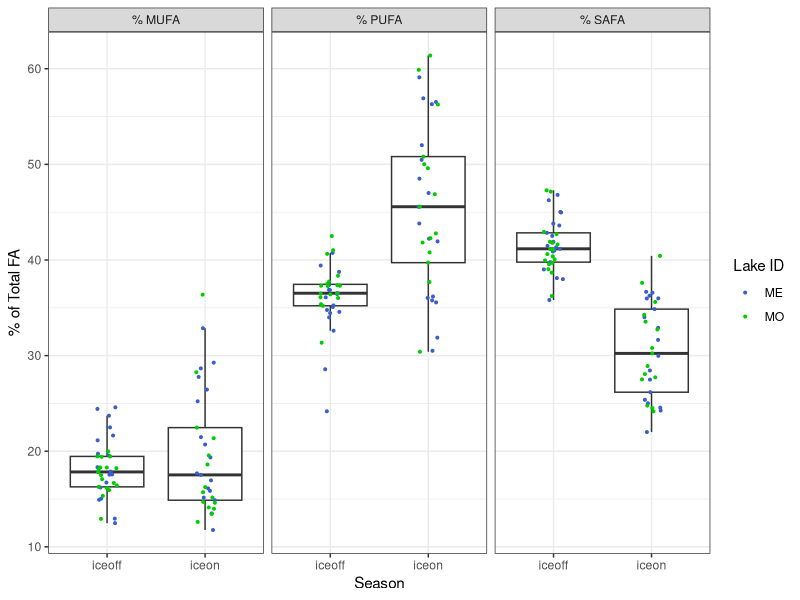
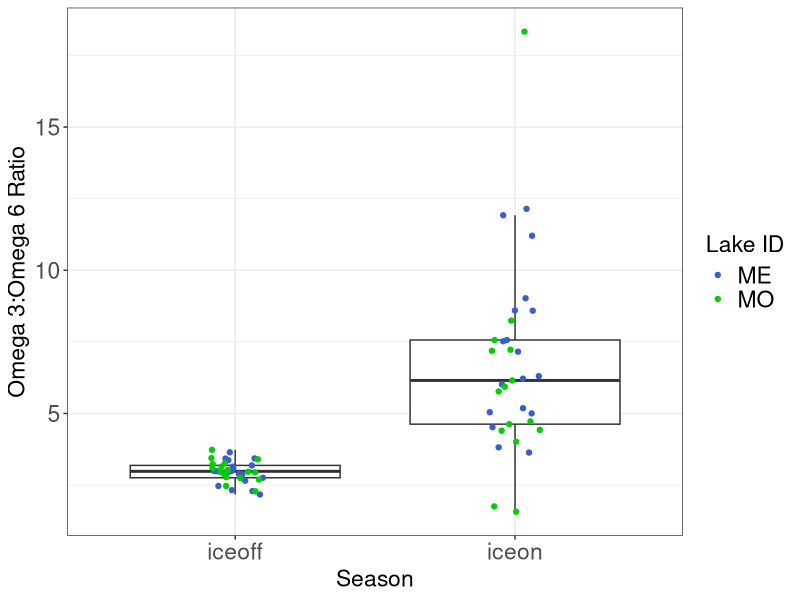
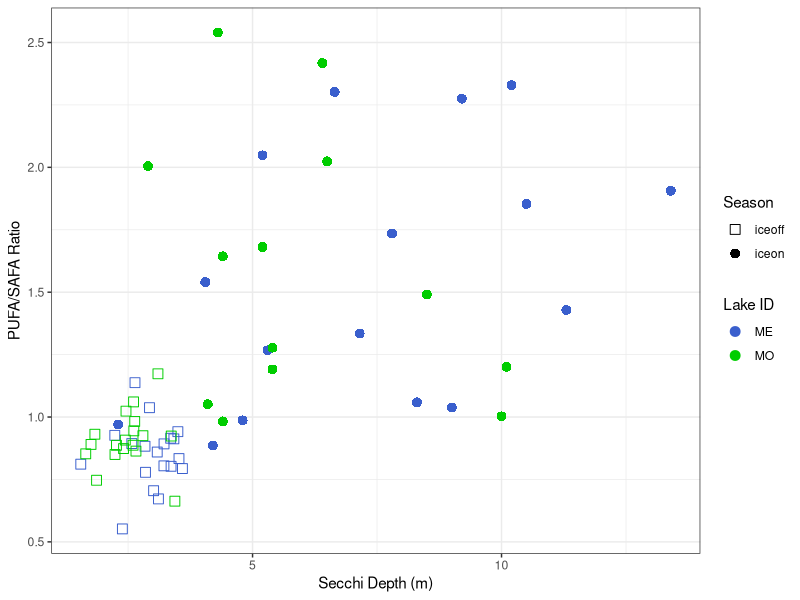

Write the R code that produced these figures, in order.
# ============================================================== #
## ========================= OVERVIEW ========================= ##
# ============================================================== #

# Looking at iceon/iceoff community FA profiles
# Only using Lakes Mendota and Monona from LTER,
# as they have equivalent iceon/iceoff paired data
# Using AG PLoS paper FA dataset, with some aggregation/crosswalking
# to match LTER data.

# ============================================================== #
## =================== DATA WRANGLING STEPS =================== ##
# ============================================================== #

# 1) LTER data - read in, format dates, keep only ME/MO
# 2) read in iceon/iceoff data (ecology letters paper)
# 3) tag LTER data with season, keep only iceon/iceoff
# 4) aggregate LTER samples to month (mean taxa biomass by lake/year/month)
# 5) identify genera <5% of any sample - remove these genera
# 6) calculate dry weight (20% of wet weight)
# 7) read in FA PLoS data - keep freshwater, proportion data
# --> 7.5) fix FA/LTER group/division matches (see crosswalk.xlsx)
# 8) aggregate FA to genus and division level profiles
# 9) aggregate biomass to genus level
# 10) tag LTER data with whether has matching division/Group or genus in FA data
# 11) merge LTER with FA data (genus, division, NA matches)
# 12) weight FA data by biomass dry weight / total biomass 
#     (genus-level FA, independent of biomass)
# 13) aggregated weighted to community level 
# 14) plotted MUFA/PUFA/SAFA by Lake & Season; plotted Omega3:6 by Lake & Season
# 15) read in FA Secchi data and plot PUFA/SAFA ~ Secchi



# ============================================================== #
## ====================== SCRIPT BEGINS ======================= ##
# ============================================================== #

#load packages
library(dplyr)
library(reshape2)
library(tidyr)
library(lubridate)
library(vegan)
library(RColorBrewer)
library(ggplot2)



# read in LTER phyto data -------------------------------------------------


#read in, format dates so can stack ok 

madison <- read.csv("../Data/ntl88_v7.csv", stringsAsFactors = FALSE) %>%
  mutate(date = as.Date(sampledate, format = "%m/%d/%Y")) %>%
  select(-sampledate)

#only madison lakes have matching iceon/iceoff data
lter_lakes <- madison %>%
  filter(lakeid %in% c("MO", "ME"))

#keep only necessary files
lter_lakes <- lter_lakes %>%
  mutate(month = month(date),
         year = year(date)) %>%
  select(lakeid, year, month, date, sta, depth_range,
         division, genus, taxa_name, biomass_conc)


# read in under ice data, for ice on/off timing ---------------------------

seasons_orig <- read.csv("../Data/under_ice_data.csv", stringsAsFactors = FALSE)

#keep only wisconsin, cols of interest, make start and end full dates
seasons_wisc <- seasons_orig %>%
  filter(lakeregloc == "Wisconsin") %>%
  select(year, season, lakename, lakeregloc,
         startday, startmonth, startyear,
         endday, endmonth, endyear) %>% #,
  #iceduration, periodn, photicdepth,
  #icedepth, snowdepth, airtemp) %>%
  mutate(startmonum = match(startmonth, month.abb),
         endmonum = match(endmonth, month.abb)) %>%
  mutate(startdate = paste(startyear, startmonum, startday, sep = "-"),
         enddate = paste(endyear, endmonum, endday, sep = "-"))

#unique(seasons_wisc$lakename)
#unique(lter_lakes$lakeid) %>% sort()

#make lakeid to match
seasons_lakes <- seasons_wisc %>%
  mutate(lakeid = ifelse(lakename == "Lake Mendota", "ME", NA),
         lakeid = ifelse(lakename == "Lake Monona", "MO", lakeid)) %>%
  select(season, lakeid, year, startdate, enddate) %>%
  filter(lakeid %in% c("ME", "MO"))

# Note: we are losing the 2014/2015/2016 data by using this to subset
# we may want to go back to raw LTER ice data to get 2014/2015/2016 iceon/iceoff dates



# LTER ice duration data (for seasons) ------------------------------------


#this gets the ice, but we don't have the summer stratified period
#(which is problematic...)

#read in LTER ice duration data
duration <- read.csv("../Data/ntl33_v4.csv", stringsAsFactors = FALSE)

#look like what we need
head(duration)

#keep only relevant info
duration_relevant <- duration %>%
  #only interested in Mendota, Monona
  filter(lakeid %in% c("ME", "MO")) %>%
  #can narrow down year range
  filter(year4 >= 1990)

#not sure what to do about this



# tag data with season ----------------------------------------------------


lter_dates_only <- lter_lakes %>%
  select(lakeid, year, date) %>%
  unique() %>%
  rename(sample_year = year) %>%
  arrange(lakeid, sample_year)

#make seasons wide format to can have column "start", "sample", and "end" dates
seasons_lakes_wide <- seasons_lakes %>%
  melt(id.vars = c("lakeid", "year", "season"),
       variable.name = "category", value.name = "date") %>%
  mutate(seasons_category = paste(season, category, sep = "_")) %>%
  select(-season, -category) %>%
  dcast(lakeid + year ~ seasons_category, value.var = "date") %>%
  rename(winter_yr = year) %>%
  select(lakeid, winter_yr, iceon_startdate, iceon_enddate, iceoff_startdate, iceoff_enddate)

#we're only interested in iceon/iceoff
#(looking at ice vs stratified patterns in FA)

lter_seasons_pre <- merge(lter_dates_only, seasons_lakes_wide,
                      by = c("lakeid"), all.x = TRUE) %>%
  #tag seasons with iceon/iceoff (NA if not fall within start/end dates)
  mutate(season = ifelse(date >= iceon_startdate & date <= iceon_enddate, "iceon", NA),
         season = ifelse(date >= iceoff_startdate & date <= iceoff_enddate, "iceoff", season)) %>%
  #keep only samples that fall within iceon or iceoff
  filter(!is.na(season))

#merge back to full lter data
lter_seasons <- lter_seasons_pre %>%
  #group things by *winter* year
  select(lakeid, date, winter_yr, season) %>%
  merge(lter_lakes, by = c("lakeid", "date")) %>%
  select(-year)




# aggregate samples to month ----------------------------------------------


#aggregate to month within *winter* year and lake (ignore station and depth for now)
#since ignoring "other" seasons, shouldn't have issue of sample dates across seasons

#using mean since some dates have multiple samples per month, while others have one or none
#using averages to account for multiple within-month samples, make comparable

lter_month <- lter_seasons %>%
  #monthly taxa mean biomass (across stations and depth)
  group_by(lakeid, winter_yr, season, month, division, genus, taxa_name) %>%
  summarize(biomass_ww_m = mean(biomass_conc, na.rm = TRUE)) %>%
  as.data.frame()

#check out number of years
# lter_month %>% 
#   select(lakeid, winter_yr, season) %>% 
#   group_by(lakeid, season) %>% 
#   summarize(n = n_distinct(winter_yr))



# identify <5% of samples -------------------------------------------------


#identify contributors (genus-level) <5% of any sample any date (within lake)
#use wet weight (shouldn't matter)

#find contributions to biomass, in terms of %
lter_contribs <- lter_month %>%
  #for each lake/year/month, find total biomass
  group_by(lakeid, winter_yr, month) %>%
  mutate(total_bm = sum(biomass_ww_m)) %>%
  ungroup() %>%
  #for lake/date, find genus biomass
  group_by(lakeid, winter_yr, month, genus) %>%
  mutate(genus_bm = sum(biomass_ww_m)) %>%
  as.data.frame() %>%
  select(-taxa_name, -biomass_ww_m) %>%
  #find percent genus biomass of total biomass
  mutate(perc_genus_bm = genus_bm / total_bm * 100) %>%
  ungroup()

#find genera that are ever over 5% of a sample BY LAKE
lter_high_contrib <- lter_contribs %>%
  filter(perc_genus_bm >= 0.05)

lter_high_contrib_genera <- lter_high_contrib %>%
  select(lakeid, genus) %>%
  unique() %>%
  arrange(lakeid, genus) %>%
  mutate(high_p = "present")

#find genera that are NOT ever over 5% of a sample
lter_low_contrib <- lter_contribs %>%
  filter(perc_genus_bm < 0.05)

lter_low_contrib_genera <- lter_low_contrib %>%
  select(lakeid, genus) %>%
  unique() %>%
  arrange(lakeid, genus) %>%
  mutate(low_p = "present")

#merge, keep ones that are present in low and not in high
#(i.e., those that are never >=5% of a sample)
lter_remove_5 <- merge(lter_high_contrib_genera, lter_low_contrib_genera,
                       by = c("lakeid", "genus"), all = TRUE) %>%
  #these are ones that are never >=5% of a lake sample
  filter(low_p == "present" & is.na(high_p))



# LTER after removals of low contributors ---------------------------------


#by lake/date - total genus biomass AFTER remove low contribs
lter_after_remove <- lter_month %>%
  #remove low contributors by lake and genus
  filter( !( (lakeid %in% lter_remove_5$lakeid) & (genus %in% lter_remove_5$genus) ) )

#add a dry weight biomass column
lter_use <- lter_after_remove %>%
  mutate(biomass_dw = 0.20 * biomass_ww_m)



# read in fatty acid profiles ---------------------------------------------


# read in PLoS fatty acid dataset
fa <- read.csv("../Data/PLoS_supp/S1_Dataset.csv", stringsAsFactors = FALSE)

#only want freshwater
#fa %>% group_by(Salinity) %>% summarize(n = length(Salinity))
fa_fresh <- filter(fa, Salinity == 0)

#want only proportion data
fa_fresh_prop <- filter(fa_fresh, Data == "prop")

#for now, we don't care about the experimental info
fa_fresh_prop_small <- fa_fresh_prop %>%
  select(Group, Class, Order, Genus, species,
         sumSAFA, sumMUFA, sumPUFA,
         c18.2w6, c18.3w6, c18.3w3,
         c18.4w3, c18.5w3,
         c20.4w6, c20.5w3, c22.6w3)



# fix FA/LTER group/division matches --------------------------------------


#existing matches: Chlorophyta, Cryptophyta, Rhodophyta

#make match at group/division level:
#   Cyanobacteria (FA) = Cyanophyta (LTER)
#   Dinophyta (FA) = Pyrrhophyta (LTER)
#   Euglenozoa (FA) = Euglenophyta (LTER)

#match division to non-group
#   Chrysophyta (LTER) = class Chrysophyceae (FA)
#   Xanthophyta (LTER) = class Xanthophyceae (FA)
#   Haptophyta (LTER) = genus Chromulina (FA)
#   Bacillariophyta (LTER) = average of classes
#                 Bacillariophyceae, Fragilariophyceae, Coscinodiscophyceae (FA)
#       [Bacillariophyta is multiple classes - for these 3 classes, find average FA profile]

fa_fix <- fa_fresh_prop_small %>%
  #first, match at group level
  mutate(GroupDiv = ifelse(Group == "Cyanobacteria", "Cyanophyta", Group),
         GroupDiv = ifelse(Group == "Dinophyta", "Pyrrhophyta", GroupDiv),
         GroupDiv = ifelse(Group == "Euglenozoa", "Euglenophyta", GroupDiv),
         #match at single class level
         GroupDiv = ifelse(Class == "Chrysophyceae", "Chrysophyta", GroupDiv),
         GroupDiv = ifelse(Class == "Xanthophyceae", "Xanthophyta", GroupDiv),
         #match at genus level
         GroupDiv = ifelse(Genus == "Chromulina", "Haptophyta", GroupDiv),
         #Bacillariophyta is multiple classes
         GroupDiv = ifelse(Class %in% c("Bacillariophyceae",
                                        "Fragilariophyceae",
                                        "Coscinodiscophyceae"),
                           "Bacillariophyta", GroupDiv))

# fa_fix %>% select(Group, GroupDiv) %>% unique()
# fa_fix %>% filter(GroupDiv %in% c("Bacillariophyta", "Xanthophyta")) %>% select(Group, Class, GroupDiv) %>% unique()
# fa_fix %>% filter(GroupDiv == "Haptophyta") %>% select(Group, Class, Genus, GroupDiv) %>% unique()
# #yes, works as it should




# tag LTER data with whether matching genus/division in FA data -----------


lter_fa_tag <- lter_use %>%
  #tag at which level it matches
  #not that groupdiv level is a combination of groups/classes/genus
  mutate(cat = ifelse(division %in% fa_fix$GroupDiv, "groupdiv", NA)) %>%
  mutate(cat = ifelse(genus %in% fa_fix$Genus, "genus", cat))

tags <- lter_fa_tag %>% select(division, genus, cat) %>% unique()

# unique(fa_fix$GroupDiv) %>% sort()
# unique(lter_use$division) %>% sort()




# find FA genus and division-level profiles -------------------------------


#within genus, what's the average FA profile
fa_genus <- fa_fix %>%
  group_by(GroupDiv, Genus) %>%
  summarize(gen_avg_sumSAFA = mean(sumSAFA),
            gen_avg_sumMUFA = mean(sumMUFA),
            gen_avg_sumPUFA = mean(sumPUFA),
            gen_avg_c18.2w6 = mean(c18.2w6),
            gen_avg_c18.3w6 = mean(c18.3w6),
            gen_avg_c18.3w3 = mean(c18.3w3),
            gen_avg_c18.4w3 = mean(c18.4w3),
            gen_avg_c18.5w3 = mean(c18.5w3),
            gen_avg_c20.4w6 = mean(c20.4w6),
            gen_avg_c20.5w3 = mean(c20.5w3),
            gen_avg_c22.6w3 = mean(c22.6w3)) %>%
  as.data.frame()

#within group/div (FA/LTER fixed croswalk), what's the average FA profile
fa_groupdiv <- fa_fix %>%
  group_by(GroupDiv) %>%
  summarize(grpdiv_avg_sumSAFA = mean(sumSAFA),
            grpdiv_avg_sumMUFA = mean(sumMUFA),
            grpdiv_avg_sumPUFA = mean(sumPUFA),
            grpdiv_avg_c18.2w6 = mean(c18.2w6),
            grpdiv_avg_c18.3w6 = mean(c18.3w6),
            grpdiv_avg_c18.3w3 = mean(c18.3w3),
            grpdiv_avg_c18.4w3 = mean(c18.4w3),
            grpdiv_avg_c18.5w3 = mean(c18.5w3),
            grpdiv_avg_c20.4w6 = mean(c20.4w6),
            grpdiv_avg_c20.5w3 = mean(c20.5w3),
            grpdiv_avg_c22.6w3 = mean(c22.6w3)) %>%
  as.data.frame()




# aggregate biomass to GENUS ----------------------------------------------

# when missing genus, stick with GENUS biomass but sub in DIVISION fatty acid profile

#aggregate biomass to genus
lter_level_bm <- lter_use %>%
  group_by(lakeid, winter_yr, season, month, division, genus) %>%
  summarize(bm_ww_g = sum(biomass_ww_m, na.rm = TRUE),
         bm_drw_g = sum(biomass_dw, na.rm = TRUE)) %>%
  as.data.frame()

#merge with tag info
lter_level_bm_tag <- merge(lter_level_bm, tags, by = c("division", "genus"), all = TRUE)

# lter_level_bm_tag %>%
#   select(division, genus, cat) %>%
#   unique() %>%
#   group_by(cat) %>%
#   summarize(n = length(cat)) %>%
#   as.data.frame()

#        cat  n
# 1    genus 35
# 2 groupdiv 95
# 3     <NA>  1




# merge with FA profiles --------------------------------------------------


# --> genus level FA - matches genus-level biomass
# merges GENUS level biomass with GENUS level FA profiles
tags_fa_genus <- lter_level_bm_tag %>%
  #only looking at genus-level matches
  filter(cat == "genus") %>%
  #rename for downstream stacking
  rename(biomass_wet_weight = bm_ww_g,
         biomass_dry_weight = bm_drw_g) %>%
  #merge with FA genus level data
  merge(fa_genus,
        by.x = "genus", by.y = "Genus",
        all.x = TRUE) %>%
  #organize columns
  select(GroupDiv, genus, cat, lakeid, winter_yr, month, season,
         biomass_wet_weight, biomass_dry_weight,
         gen_avg_sumSAFA,
         gen_avg_sumMUFA,
         gen_avg_sumPUFA,
         gen_avg_c18.2w6,
         gen_avg_c18.3w6,
         gen_avg_c18.3w3,
         gen_avg_c18.4w3,
         gen_avg_c18.5w3,
         gen_avg_c20.4w6,
         gen_avg_c20.5w3,
         gen_avg_c22.6w3)

#remove labels in headers
names(tags_fa_genus) <- gsub("gen_avg_", "", names(tags_fa_genus))

# --> division level FA - matches division level biomass
# merges GENUS level biomass with DIVISION level FA profiles
# (missing genera in FA get division level FA)
tags_fa_groupdiv <- lter_level_bm_tag %>%
  #keep only those matching at groupdiv level
  filter(cat == "groupdiv") %>%
  #rename for downstream stacking
  rename(biomass_wet_weight = bm_ww_g,
         biomass_dry_weight = bm_drw_g) %>%
  #merge with FA division/group level data
  #merge with FA genus level data
  merge(fa_groupdiv,
        by.x = "division", by.y = "GroupDiv",
        all.x = TRUE) %>%
  rename(GroupDiv = division) %>%
  #organize columns
  select(GroupDiv, genus, cat, lakeid, winter_yr, month, season,
         biomass_wet_weight, biomass_dry_weight,
         grpdiv_avg_sumSAFA,
         grpdiv_avg_sumMUFA,
         grpdiv_avg_sumPUFA,
         grpdiv_avg_c18.2w6,
         grpdiv_avg_c18.3w6,
         grpdiv_avg_c18.3w3,
         grpdiv_avg_c18.4w3,
         grpdiv_avg_c18.5w3,
         grpdiv_avg_c20.4w6,
         grpdiv_avg_c20.5w3,
         grpdiv_avg_c22.6w3)

#remove labels in headers
names(tags_fa_groupdiv) <- gsub("grpdiv_avg_", "", names(tags_fa_groupdiv))

# --> does NOT have associated FA
#leaving biomass at genus level
tags_fa_NA <- lter_level_bm_tag %>%
  filter(is.na(cat)) %>%
  rename(biomass_wet_weight = bm_ww_g,
         biomass_dry_weight = bm_drw_g) %>%
  rename(GroupDiv = division) %>%
  select(GroupDiv, genus, cat, lakeid, winter_yr, month, season,
         biomass_wet_weight, biomass_dry_weight) %>%
  #add NA columns
  mutate(          sumSAFA = NA,
                   sumMUFA = NA,
                   sumPUFA = NA,
                   c18.2w6 = NA,
                   c18.3w6 = NA,
                   c18.3w3 = NA,
                   c18.4w3 = NA,
                   c18.5w3 = NA,
                   c20.4w6 = NA,
                   c20.5w3 = NA,
                   c22.6w3 = NA)

# --> merge together
full_dat <- rbind(tags_fa_genus, tags_fa_groupdiv, tags_fa_NA)




# weight FA profiles by biomass -------------------------------------------


# Data == "prop" is FA % of dry weight
# so it's a fatty acid proportion of dry weight (of genus or division, by cat)

# What we want is "what are the average proportions of SAFA, MUFA, PUFA
# present in the community, irrespective of total biomass?"
# (i.e. we know there is higher biomass in summer - the Circus Circus buffet)
# SH: pretty sure that what we want then is:(biomass_dry_weight * sumSAFA)/total dry weight

# MRB Note 8/30/18: Not sure that it's totally clear what's going on with 
# full_dat_weighted below...It seems to be making percentages (e.g. 47.3%) 
# as opposed to a proportion (e.g. 0.473). Just make sure that it's doing 
# what is expected/described.


full_dat_weighted <- full_dat %>%
  #find total dry weight biomass for each *sample point*
  group_by(lakeid, winter_yr, season, month) %>%
  mutate(sample_date_dry_weight_total = sum(biomass_dry_weight)) %>%
  ungroup() %>%
  #weight FA by biomass - per row (genus within sample date)
  #if FA is % dry weight, then FA * dry weight = biomass of that FA
  #here, sample_date_dry_weight_total is community-level biomass
  #FA props are genus-level
  mutate(sumSAFA_prop = (biomass_dry_weight * sumSAFA) / sample_date_dry_weight_total,
         sumMUFA_prop = (biomass_dry_weight * sumMUFA) / sample_date_dry_weight_total,
         sumPUFA_prop = (biomass_dry_weight * sumPUFA) / sample_date_dry_weight_total,
         c18.2w6_prop = (biomass_dry_weight * c18.2w6) / sample_date_dry_weight_total,
         c18.3w6_prop = (biomass_dry_weight * c18.3w6) / sample_date_dry_weight_total,
         c18.3w3_prop = (biomass_dry_weight * c18.3w3) / sample_date_dry_weight_total,
         c18.4w3_prop = (biomass_dry_weight * c18.4w3) / sample_date_dry_weight_total,
         c18.5w3_prop = (biomass_dry_weight * c18.5w3) / sample_date_dry_weight_total,
         c20.4w6_prop = (biomass_dry_weight * c20.4w6) / sample_date_dry_weight_total,
         c20.5w3_prop = (biomass_dry_weight * c20.5w3) / sample_date_dry_weight_total,
         c22.6w3_prop = (biomass_dry_weight * c22.6w3) / sample_date_dry_weight_total) %>%
  as.data.frame()

#filter(full_dat_weighted, lakeid == "MO" & winter_yr == 2002 & month == 8)

#keep only columns of interest
full_dat_weighted_small <- full_dat_weighted %>%
  select(GroupDiv, genus, cat, lakeid, winter_yr, month, season,
         sumSAFA_prop, sumMUFA_prop, sumPUFA_prop,
         c18.2w6_prop, c18.3w6_prop, c18.3w3_prop,
         c18.4w3_prop, c18.5w3_prop,
         c20.4w6_prop, c20.5w3_prop, c22.6w3_prop)

#write to csv
write.csv(full_dat_weighted_small, "../Data/LTER_madison_FA_weighted_groupdiv.csv", row.names = FALSE)

#this is basically saying:
#for each time point, a genus has some proportion FAs
#we want to aggregate to community, then to season

#ADD UP all MUFA/PUFA/SAFA within a community
#to get community-level amount
#I have proved to myself using pen, paper, and basic algebra that this will work

full_dat_weighted_date_FA <- full_dat_weighted_small %>%
  #get community-level FA props for each time point
  group_by(lakeid, winter_yr, month, season) %>%
  summarize(MUFA_perc = sum(sumMUFA_prop, na.rm = TRUE),
            PUFA_perc = sum(sumPUFA_prop, na.rm = TRUE),
            SAFA_perc = sum(sumSAFA_prop, na.rm = TRUE),
            c18.2w6_perc = sum(c18.2w6_prop, na.rm = TRUE),
            c18.3w6_perc = sum(c18.3w6_prop, na.rm = TRUE),
            c18.3w3_perc = sum(c18.3w3_prop, na.rm = TRUE),
            c18.4w3_perc = sum(c18.4w3_prop, na.rm = TRUE),
            c18.5w3_perc = sum(c18.5w3_prop, na.rm = TRUE),
            c20.4w6_perc = sum(c20.4w6_prop, na.rm = TRUE),
            c20.5w3_perc = sum(c20.5w3_prop, na.rm = TRUE),
            c22.6w3_perc = sum(c22.6w3_prop, na.rm = TRUE)) %>%
  as.data.frame()

# summary(full_dat_weighted_date_FA)

# #now aggregate to season - find average MUFA/PUFA/SAFA profile for each season (all years, boths lakes)
# full_dat_weighted_date_FA %>%
#   group_by(season) %>%
#   summarize(MUFA_perc_avg = mean(MUFA_perc),
#             PUFA_perc_avg = mean(PUFA_perc),
#             SAFA_perc_avg = mean(SAFA_perc)) %>%
#   as.data.frame()
# #doesn't quite add up to 100%, more like 95%, but not unexpected since on average

#aggregate to lake/month/year/season
full_dat_weighted_month_season_FA <- full_dat_weighted_date_FA %>%
  #aggregate across months within season, find average FAs
  group_by(lakeid, winter_yr, season, month) %>%
  summarize(MUFA_perc_avg = mean(MUFA_perc, na.rm = TRUE),
            PUFA_perc_avg = mean(PUFA_perc, na.rm = TRUE),
            SAFA_perc_avg = mean(SAFA_perc, na.rm = TRUE),
            c18.2w6_perc_avg = mean(c18.2w6_perc, na.rm = TRUE),
            c18.3w6_perc_avg = mean(c18.3w6_perc, na.rm = TRUE),
            c18.3w3_perc_avg = mean(c18.3w3_perc, na.rm = TRUE),
            c18.4w3_perc_avg = mean(c18.4w3_perc, na.rm = TRUE),
            c18.5w3_perc_avg = mean(c18.5w3_perc, na.rm = TRUE),
            c20.4w6_perc_avg = mean(c20.4w6_perc, na.rm = TRUE),
            c20.5w3_perc_avg = mean(c20.5w3_perc, na.rm = TRUE),
            c22.6w3_perc_avg = mean(c22.6w3_perc, na.rm = TRUE)) %>%
  as.data.frame()

#aggregate to lake/year/season
full_dat_weighted_yr_season_FA <- full_dat_weighted_date_FA %>%
  #aggregate across months within season, find average FAs
  group_by(lakeid, winter_yr, season) %>%
  summarize(MUFA_perc_avg = mean(MUFA_perc, na.rm = TRUE),
            PUFA_perc_avg = mean(PUFA_perc, na.rm = TRUE),
            SAFA_perc_avg = mean(SAFA_perc, na.rm = TRUE),
            c18.2w6_perc_avg = mean(c18.2w6_perc, na.rm = TRUE),
            c18.3w6_perc_avg = mean(c18.3w6_perc, na.rm = TRUE),
            c18.3w3_perc_avg = mean(c18.3w3_perc, na.rm = TRUE),
            c18.4w3_perc_avg = mean(c18.4w3_perc, na.rm = TRUE),
            c18.5w3_perc_avg = mean(c18.5w3_perc, na.rm = TRUE),
            c20.4w6_perc_avg = mean(c20.4w6_perc, na.rm = TRUE),
            c20.5w3_perc_avg = mean(c20.5w3_perc, na.rm = TRUE),
            c22.6w3_perc_avg = mean(c22.6w3_perc, na.rm = TRUE)) %>%
  as.data.frame()
#note: doesn't add up to quite 100% (working with averages)
#also, data only goes to 2013 (may need to adjust iceon/iceoff dates from raw LTER snow/ice data)

summary(full_dat_weighted_yr_season_FA)
#MUFA: 11-36
#PUFA: 24-61
#SAFA: 22-47

#write to csv
write.csv(full_dat_weighted_yr_season_FA, "../Data/LTER_Madison_weighted_year_season_FA.csv", row.names = FALSE)




# ============================================================== #
# END OF DATA WRANGLING - ANALYSIS BEGINS ---------------------------------
# ============================================================== #


#Note ~ 150 lines of code removed starting here compared with version in LTER_FA_20180217.R

# LTER_Madison_weighted_year_season_FA<-read.csv("../Data/LTER_Madison_weighted_year_season_FA.csv") #this appears to be the same as full_dat_weighted_yr_season_FA


#MRB edits below:

View(full_dat_weighted_yr_season_FA)


#Figure 3:

full_dat_weighted_yr_season_FA_long <- melt(data = full_dat_weighted_yr_season_FA,
                                            measure.vars = c("MUFA_perc_avg",
                                                             "PUFA_perc_avg",
                                                             "SAFA_perc_avg"),
                                            id.vars = c("lakeid","season"))

full_dat_weighted_yr_season_FA_long$variable <- as.character(full_dat_weighted_yr_season_FA_long$variable)
full_dat_weighted_yr_season_FA_long$variable[which(full_dat_weighted_yr_season_FA_long$variable == "MUFA_perc_avg")] <- "% MUFA"
full_dat_weighted_yr_season_FA_long$variable[which(full_dat_weighted_yr_season_FA_long$variable == "PUFA_perc_avg")] <- "% PUFA"
full_dat_weighted_yr_season_FA_long$variable[which(full_dat_weighted_yr_season_FA_long$variable =="SAFA_perc_avg")] <- "% SAFA"

madison_FA <- ggplot(data = full_dat_weighted_yr_season_FA_long, aes(x = season, y = value)) +
  geom_boxplot(outlier.shape = "") +
  geom_jitter(aes(color = lakeid), width = 0.1, size = 0.7) +
 # geom_point(aes(color = lakeid)) +
  facet_wrap(~variable) +
  xlab("Season") + ylab("% of Total FA")  +
  scale_color_manual(name = "Lake ID", values = c("royalblue3", "green3")) +
  theme_bw()


#png(filename = "../Figures/Madison_FA_plot.png",width = 6, height = 6, units = "in", res = 500)
png(filename = "../Figures/Madison_FA_plot.png",
    width = 4, height = 2.5, units = "in", res = 500)
madison_FA
dev.off()


#Figure 4: 

#Taken from old version of script

omegas_chains <- full_dat_weighted_yr_season_FA %>%
  #total omega 3 prop of PUFAs
  mutate(total_omega3 = c18.3w3_perc_avg +
           c18.4w3_perc_avg +
           c18.5w3_perc_avg +
           c20.5w3_perc_avg +
           c22.6w3_perc_avg,
         #total omega 6 prop of PUFAs
         total_omega6 = c18.2w6_perc_avg +
           c18.3w6_perc_avg +
           c20.4w6_perc_avg,
         #total short chain PUFAs (<20 C)
         total_short_chain = c18.2w6_perc_avg +
           c18.3w6_perc_avg +
           c18.3w3_perc_avg +
           c18.4w3_perc_avg +
           c18.5w3_perc_avg,
         #total long chain PUFAs (AG defined as >= 20 C)
         total_long_chain = c20.4w6_perc_avg +
           c20.5w3_perc_avg +
           c22.6w3_perc_avg) %>%
  mutate(omega6_omega3_ratio = total_omega6 / total_omega3,
         #may want just long chain PUFA down the road (%)
         longchainPUFA = (total_long_chain * PUFA_perc_avg) / 100,
         #total long chain is % of PUFAs that are long chain
         #divide by PUFAs prop to get ratio with SAFA
         #(i.e., proportion of ALL FATTY ACIDS that are long chain PUFAs compared to SAFA prop)
         longchainPUFA_SAFA = longchainPUFA / SAFA_perc_avg,
         omega3_omega6_ratio = total_omega3 / total_omega6) #added by MRB on 6/4/18

#plot
#madison_omega_ratio_plot_6.3 <- ggplot(omegas_chains, aes(season, omega6_omega3_ratio)) +
#  geom_boxplot(outlier.shape="") +
#  geom_jitter(aes(color = lakeid), width = 0.1, size=0.6) +
#  ylab("Omega 6:Omega 3 Ratio") + xlab("Season") +
#  scale_color_manual(name = "Lake ID", values = c("royalblue3","green3")) +
#  theme_bw()

madison_omega_ratio_plot_3.6 <- ggplot(omegas_chains, aes(season, omega3_omega6_ratio)) +
  geom_boxplot(outlier.shape = "") +
  geom_jitter(aes(color = lakeid), width = 0.1, size = 1.5) +
  ylab("Omega 3:Omega 6 Ratio") + xlab("Season") +
  scale_color_manual(name = "Lake ID", values = c("royalblue3", "green3")) +
  theme_bw() +
  theme(axis.title.y = element_text(size = rel(1.5)),
        axis.text = element_text(size = rel(1.5)),
        axis.title.x = element_text(size = rel(1.5)),
        legend.text = element_text(size = rel(1.5)),
        legend.title = element_text(size = rel(1.5))) #must be used after theme_bw()


#png(filename = "../Figures/madison_omega_ratio_plot3v6.png",width = 6, height = 6, units = "in", res = 500)
png(filename = "../Figures/madison_omega_ratio_plot_3v6.png", width = 3.75,
    height = 4, units = "in", res = 500)
madison_omega_ratio_plot_3.6
dev.off()


######################
# fa ~ secchi

fa_secchi <- read.csv("../Data/fa_secchi_data.csv", stringsAsFactors = FALSE)
fa_secchi$winter_yr2 <- substr(fa_secchi$winter_yr, 3, 4)
fa_secchi$winter_yr2[which(fa_secchi$season == "iceoff")] <- ""
fa_secchi$fill <- "Y"
fa_secchi$fill[which(fa_secchi$season == "iceoff")] <- "N"
#fa_secchi$shape<-24
#fa_secchi$shape[which(fa_secchi$season=="iceoff")]<-20

#seasonal patterns

#PUFA/SAFA vs SECCHI
fasecchi_MEMO_oneseason_onevalue<-ggplot(fa_secchi, aes(x = mean_secnview, y = (PUFA_perc_avg / SAFA_perc_avg))) +
  geom_point(size=3, aes(shape = season , colour = lakeid)) +
  ylab("PUFA/SAFA Ratio") +
  xlab("Secchi Depth (m)") +
  scale_shape_manual(name = "Season", values = c(0, 16)) +
  scale_color_manual(name = "Lake ID", values = c("royalblue3", "green3")) +
  theme_bw()

png(filename = "../Figures/fasecchi_MEMO_oneseason_onevalue_PUFA-SAFA.png",
    width = 4, height = 3, units = "in", res = 500)
fasecchi_MEMO_oneseason_onevalue
dev.off()

#EPA:ALA VS SECCHI - MM suggested but then said not to use, retaining for now
#fasecchi_MEMO_oneseason_onevalue_20p5_18p3<-ggplot(fa_secchi, aes(x=mean_secnview, y=(c20.5w3_perc_avg/(c18.3w3_perc_avg)))) +
#  geom_point(size=3, aes(shape = season , colour= lakeid)) +
#  ylab("EPA/ALA Ratio") +
#  xlab("Secchi Depth (m)") +
#  scale_shape_manual(name = "Season", values=c(0,16)) +
#  scale_color_manual(name = "Lake ID", values = c("royalblue3","green3")) +
#  theme_bw()

#png(filename = "../Figures/fasecchi_MEMO_oneseason_onevalue_EPA-ALA.png",width = 4, height = 3, units = "in", res = 500)
#fasecchi_MEMO_oneseason_onevalue_20p5_18p3
#dev.off()

#EPA:SDA VS SECCHI - MM suggested but then said not to use, retaining for now
#fasecchi_MEMO_oneseason_onevalue_20p5_18p4<-ggplot(fa_secchi, aes(x=mean_secnview, y=(c20.5w3_perc_avg/(c18.4w3_perc_avg)))) +
#  geom_point(size=3, aes(shape = season , colour= lakeid)) +
#  ylab("EPA/SDA Ratio") +
#  xlab("Secchi Depth (m)") +
#  scale_shape_manual(name = "Season", values=c(0,16)) +
#  scale_color_manual(name = "Lake ID", values = c("royalblue3","green3")) +
#  theme_bw()

#png(filename = "../Figures/fasecchi_MEMO_oneseason_onevalue_EPA-SDA.png",width = 4, height = 3, units = "in", res = 500)
#fasecchi_MEMO_oneseason_onevalue_20p5_18p4
#dev.off()
